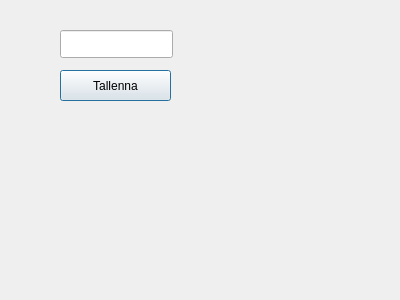
<?xml version="1.0" encoding="UTF-8"?>
<ui version="4.0">
 <class>Page2</class>
 <widget class="QDialog" name="Page2">
  <property name="geometry">
   <rect>
    <x>0</x>
    <y>0</y>
    <width>400</width>
    <height>300</height>
   </rect>
  </property>
  <property name="windowTitle">
   <string>Dialog</string>
  </property>
  <widget class="QLineEdit" name="textFname">
   <property name="geometry">
    <rect>
     <x>60</x>
     <y>30</y>
     <width>113</width>
     <height>28</height>
    </rect>
   </property>
  </widget>
  <widget class="QPushButton" name="btnSave">
   <property name="geometry">
    <rect>
     <x>60</x>
     <y>70</y>
     <width>111</width>
     <height>31</height>
    </rect>
   </property>
   <property name="text">
    <string>Tallenna</string>
   </property>
  </widget>
 </widget>
 <resources/>
 <connections/>
</ui>
